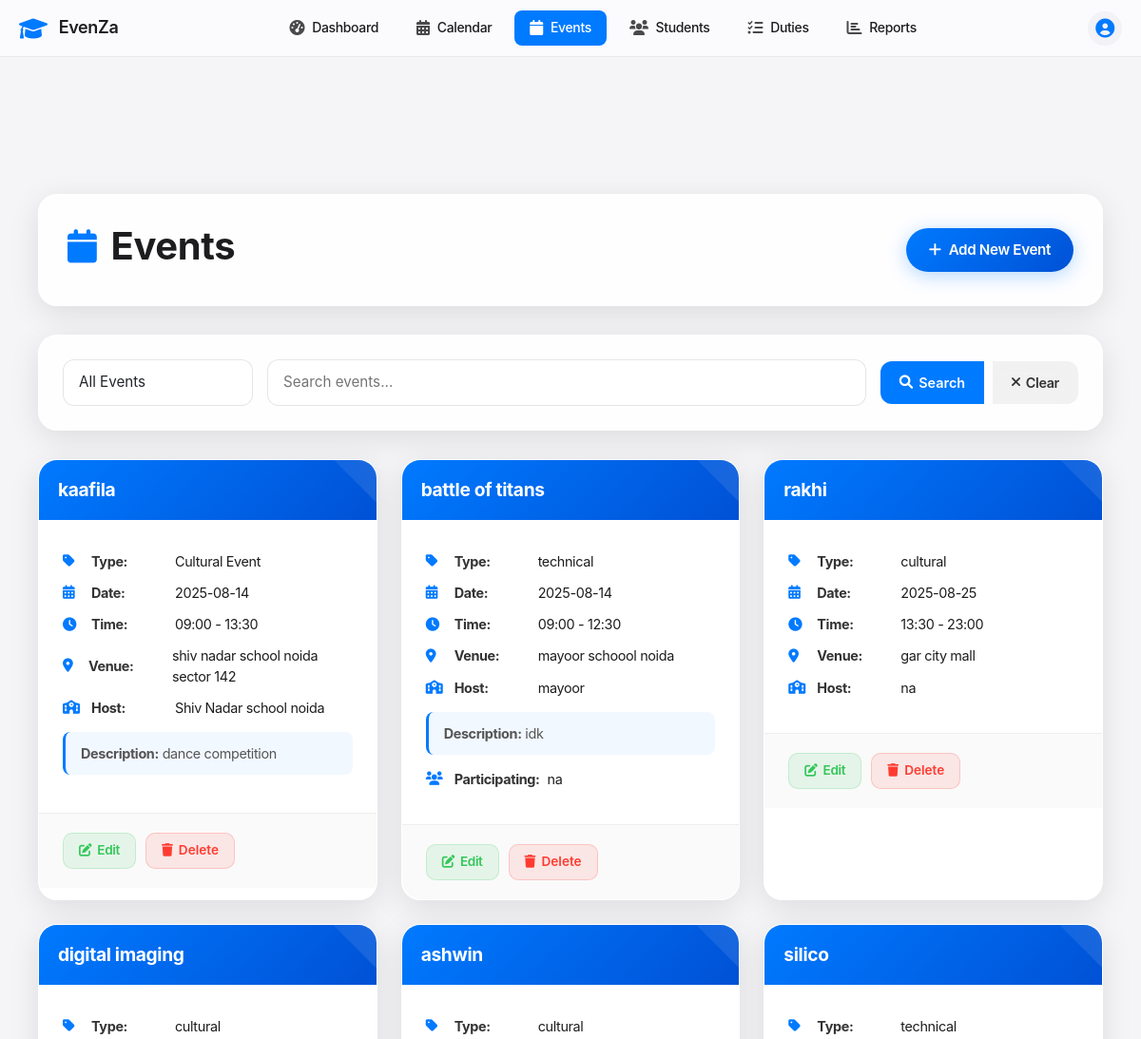
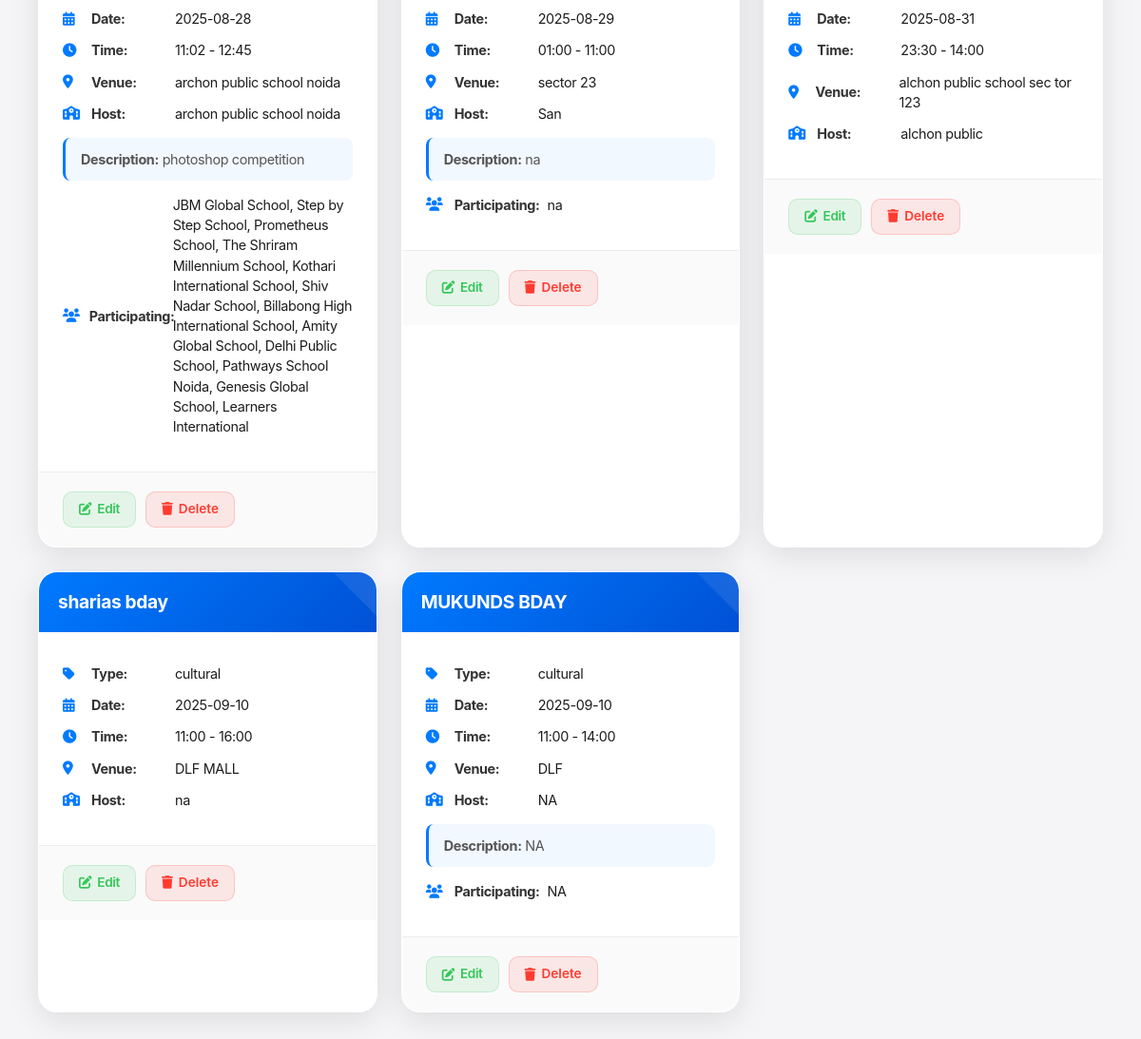
Before: /events with the older database file (2 pictures, top to bottom).
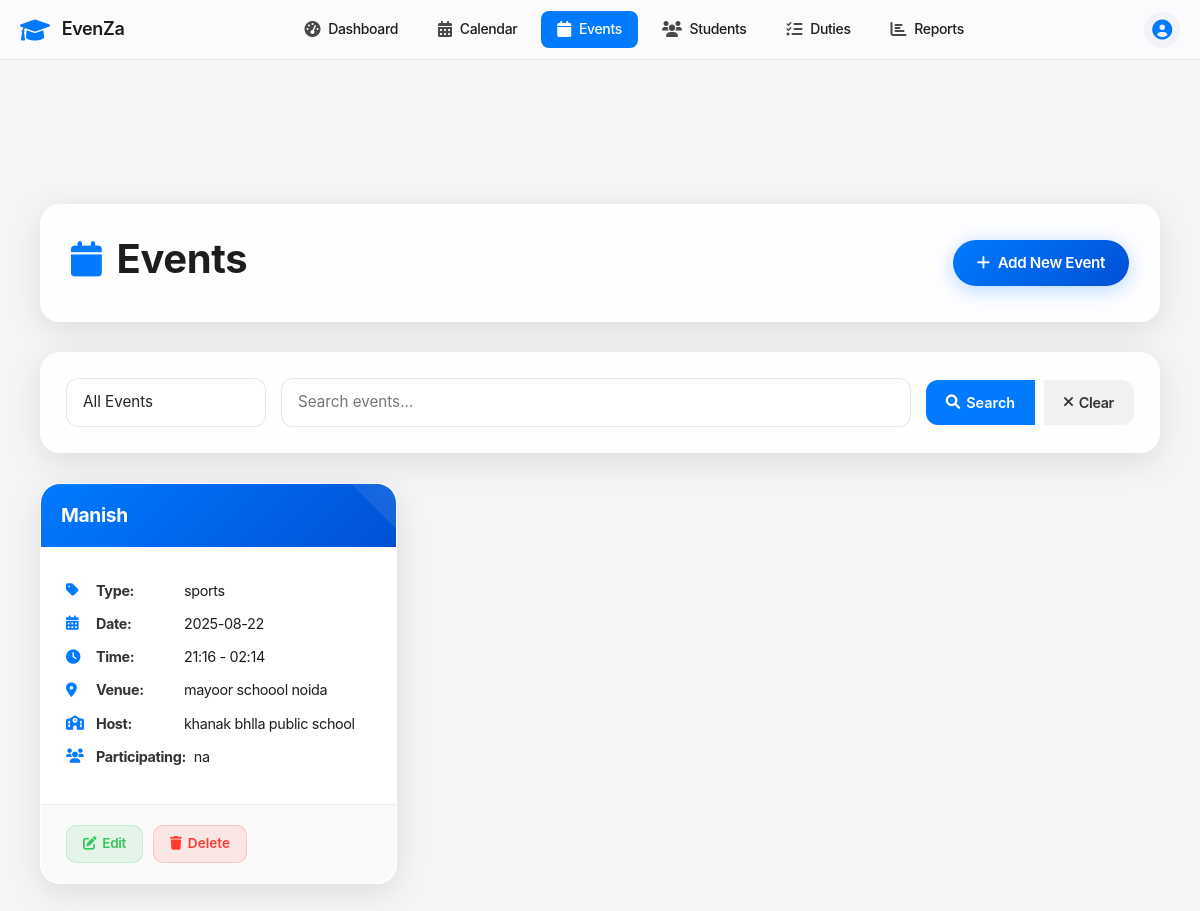
After: the same page with the newer database file.
### tables this page shows
CREATE TABLE events (
            id INTEGER PRIMARY KEY AUTOINCREMENT,
            name TEXT NOT NULL,
            type TEXT NOT NULL,
            event_date DATE NOT NULL,
            start_time TIME NOT NULL,
            end_time TIME NOT NULL,
            venue TEXT NOT NULL,
            description TEXT,
            host_school TEXT NOT NULL,
            participating_schools TEXT,
            status TEXT DEFAULT 'upcoming',
            created_at TIMESTAMP DEFAULT CURRENT_TIMESTAMP
        );

### app.py (the view)
@app.route('/events')
def events():
    conn = get_db_connection()
    filter_type = request.args.get('filter', 'all')
    search = request.args.get('search', '')
    query = 'SELECT * FROM events WHERE 1=1'
    params = []
    if filter_type == 'upcoming':
        query += ' AND event_date >= DATE("now")'
    elif filter_type == 'completed':
        query += ' AND event_date < DATE("now")'
    if search:
        query += ' AND (name LIKE ? OR type LIKE ? OR venue LIKE ?)'
        params.extend([f'%{search}%', f'%{search}%', f'%{search}%'])
    query += ' ORDER BY event_date ASC'
    events = conn.execute(query, params).fetchall()
    conn.close()
    return render_template('events.html', events=events, filter_type=filter_type, search=search)

### app.py (called while the page is built)
def get_db_connection():
    conn = sqlite3.connect('events.db')
    conn.row_factory = sqlite3.Row
    return conn

### templates/events.html (shortened to what this page needs)
{% extends "base.html" %}
{% block content %}
<div class="content">
    <div class="header">
        <div class="header-content">
            <h1><i class="fas fa-calendar"></i> Events</h1>
            <a href="{{ url_for('add_event') }}" class="add-btn">
                <i class="fas fa-plus"></i> Add New Event
            </a>
        </div>
    </div>
    <div class="controls">
        <form method="GET" class="controls-form">
            <select name="filter" class="form-select" onchange="this.form.submit()">
                <option value="all" {% if filter_type == 'all' %}selected{% endif %}>All Events</option>
            </select>
            <input type="text" name="search" class="form-input" placeholder="Search events..." value="{{ search }}">
            <div class="btn-group">
                <button type="submit" class="btn btn-primary">
                    <i class="fas fa-search"></i> Search
                </button>
                <a href="{{ url_for('events') }}" class="btn btn-secondary">
                    <i class="fas fa-times"></i> Clear
                </a>
            </div>
        </form>
    </div>
    <div class="events-grid">
        {% if events %}
            {% for event in events %}
                <div class="event-card">
                    <div class="event-header">
                        <h6 class="event-title">{{ event.name }}</h6>
                    </div>
                    <div class="event-body">
                        <div class="event-detail">
                            <i class="fas fa-tag"></i>
                            <strong>Type:</strong> {{ event.type }}
                        </div>
                        <div class="event-detail">
                            <i class="fas fa-calendar-alt"></i>
                            <strong>Date:</strong> {{ event.event_date }}
                        </div>
                        <div class="event-detail">
                            <i class="fas fa-clock"></i>
                            <strong>Time:</strong> {{ event.start_time }} - {{ event.end_time }}
                        </div>
                        <div class="event-detail">
                            <i class="fas fa-map-marker-alt"></i>
                            <strong>Venue:</strong> {{ event.venue }}
                        </div>
                        <div class="event-detail">
                            <i class="fas fa-school"></i>
                            <strong>Host:</strong> {{ event.host_school }}
                        </div>
                        {% if event.description %}
                            <div class="event-description">
                                <strong>Description:</strong> {{ event.description[:100] }}{% if event.description|length > 100 %}...{% endif %}
                            </div>
                        {% endif %}
                        {% if event.participating_schools %}
                            <div class="event-detail">
                                <i class="fas fa-users"></i>
                                <strong>Participating:</strong> {{ event.participating_schools }}
                            </div>
                        {% endif %}
                    </div>
                    <div class="event-footer">
                        <a href="{{ url_for('edit_event', id=event.id) }}" class="btn-sm btn-edit">
                            <i class="fas fa-edit"></i> Edit
                        </a>
                        <form method="POST" action="{{ url_for('delete_event', id=event.id) }}" style="display: inline;">
                            <button type="submit" class="btn-sm btn-delete"
                                    onclick="return confirm('Are you sure you want to delete this event?')">
                                <i class="fas fa-trash"></i> Delete
                            </button>
                        </form>
                    </div>
                </div>
            {% endfor %}
        {% endif %}
    </div>
</div>
{% endblock %}

Changed rows visible on the page:
removed events: name "kaafila", type "Cultural Event", event_date "2025-08-14", start_time "09:00", end_time "13:30", venue "shiv nadar school noida sector 142", host_school "Shiv Nadar school noida", description "dance competition"
removed events: name "battle of titans", type "technical", event_date "2025-08-14", start_time "09:00", end_time "12:30", venue "mayoor schoool noida", host_school "mayoor", description "idk", participating_schools "na"
removed events: name "rakhi", type "cultural", event_date "2025-08-25", start_time "13:30", end_time "23:00", venue "gar city mall", host_school "na"
removed events: name "digital imaging", type "cultural", event_date "2025-08-28", start_time "11:02", end_time "12:45", venue "archon public school noida", host_school "archon public school noida", description "photoshop competition", participating_schools "JBM Global School, Step by Step School, Prometheus School, The Shriram Millennium School, Kothari International School, Shiv Nadar School, Billabong High International School, Amity Global School, Delhi Public School, Pathways School Noida, Genesis Global School, Learners International"
removed events: name "ashwin", type "cultural", event_date "2025-08-29", start_time "01:00", end_time "11:00", venue "sector 23", host_school "San", description "na", participating_schools "na"
removed events: name "silico", type "technical", event_date "2025-08-31", start_time "23:30", end_time "14:00", venue "alchon public school sec tor 123", host_school "alchon public"
removed events: name "sharias bday", type "cultural", event_date "2025-09-10", start_time "11:00", end_time "16:00", venue "DLF MALL", host_school "na"
removed events: name "MUKUNDS BDAY", type "cultural", event_date "2025-09-10", start_time "11:00", end_time "14:00", venue "DLF", host_school "NA", description "NA", participating_schools "NA"
added events: name "Manish", type "sports", event_date "2025-08-22", start_time "21:16", end_time "02:14", venue "mayoor schoool noida", host_school "khanak bhlla public school", participating_schools "na"
